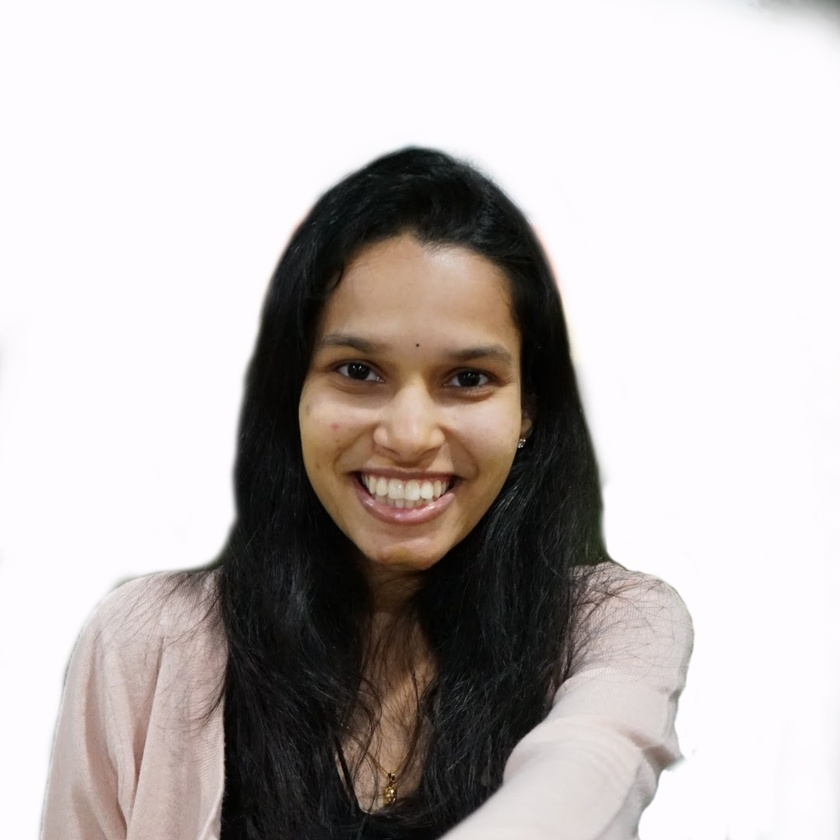
#> input picture image2.jpeg, 840 x 840 px, shrunk from 1080 x 1081 before the run, found by its file name
$ jupyter execute Task_1_2_Image_to_Pencil_Sketch_with_Python.ipynb
#> lines starting #> are read from the running program, lines starting #| are printed output that depends on the picture
<a href="https://colab.research.google.com/github/B1501/LGMVIP--DataScience-Task-1-2/blob/main/Task_1_2_Image_to_Pencil_Sketch_with_Python.ipynb" target="_parent"></a>

# **Importing the modules**

[cell 1]
import cv2
import matplotlib.pyplot as plt

# **Loading the original image**

[cell 2]
img_sketch = cv2.imread("/content/image2.jpeg")
#> img_sketch is the input picture: shape (840, 840, 3); mean B, G, R 182.9, 184.3, 190.4

# **Reading the original image in RGB Fomat**

[cell 3]
img_sketch = cv2.cvtColor(img_sketch,cv2.COLOR_BGR2RGB)
plt.figure(figsize=(7,7))
plt.imshow(img_sketch)
plt.axis("off")
plt.title("Original Image")
plt.show()

# **Converting Image to GrayScale**

[cell 4]
img_sketch_gray = cv2.cvtColor(img_sketch, cv2.COLOR_BGR2GRAY)
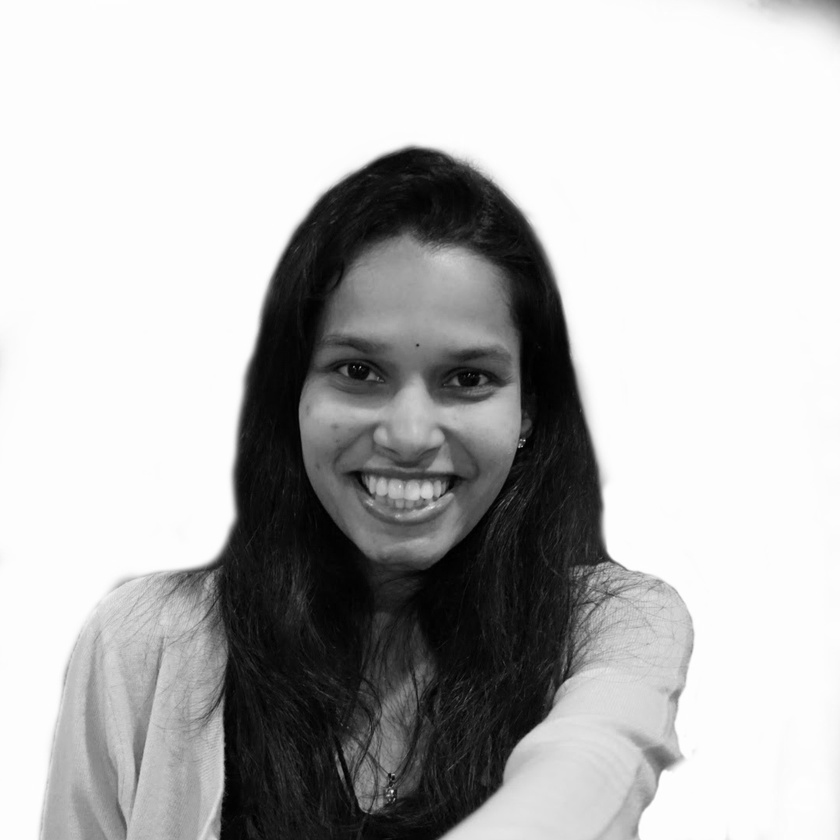
#> img_sketch_gray: shape (840, 840); min 0, max 255, mean 184.5
plt.figure(figsize=(7,7))
plt.imshow(img_sketch_gray,cmap="gray")
plt.axis("off")
plt.title("GrayScale Image")
plt.show()

# **Inverting the grayscale image**

[cell 5]
img_sketch_invert = cv2.bitwise_not(img_sketch_gray)
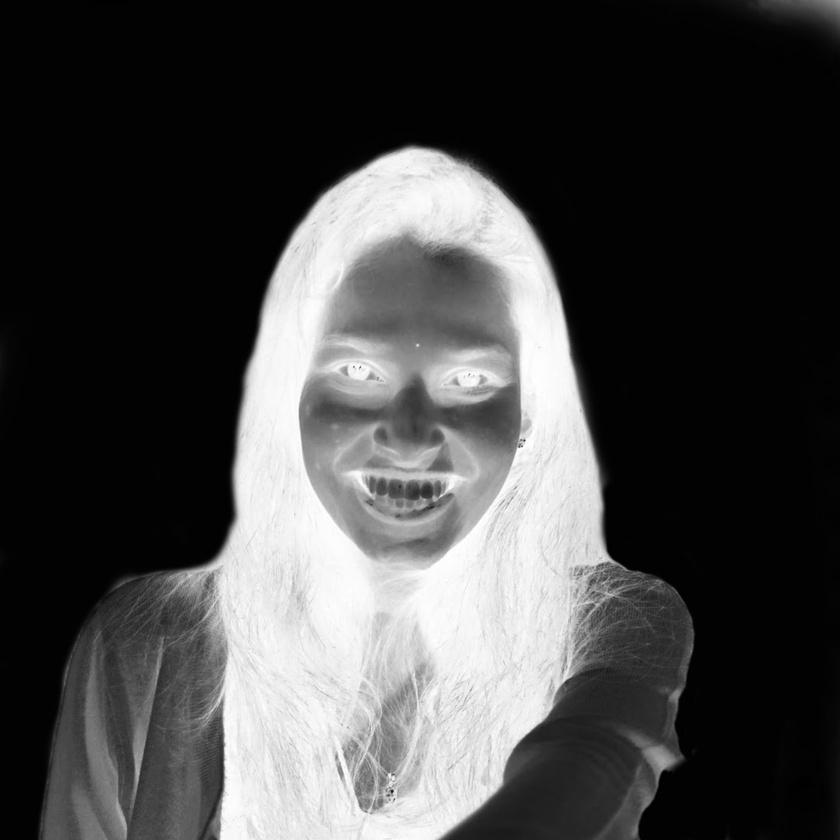
#> img_sketch_invert: shape (840, 840); min 0, max 255, mean 70.5
plt.figure(figsize=(7,7))
plt.imshow(img_sketch_invert,cmap="gray")
plt.axis("off")
plt.title("Inverted Image")
plt.show()

# **Smoothing the image**
we need to be make sure the sketch we obtain is less edgy and smooth.

[cell 6]
img_smoothing = cv2.GaussianBlur(img_sketch_invert, (21, 21),sigmaX=0, sigmaY=0)
plt.figure(figsize=(7,7))
plt.imshow(img_smoothing,cmap="gray")
plt.axis("off")
plt.title("Smoothen Image")
plt.show()

#**Final Image to Pencil Sketch**

[cell 7]
final_pencil_sketch = cv2.divide(img_sketch_gray, 255 - img_smoothing, scale=255)
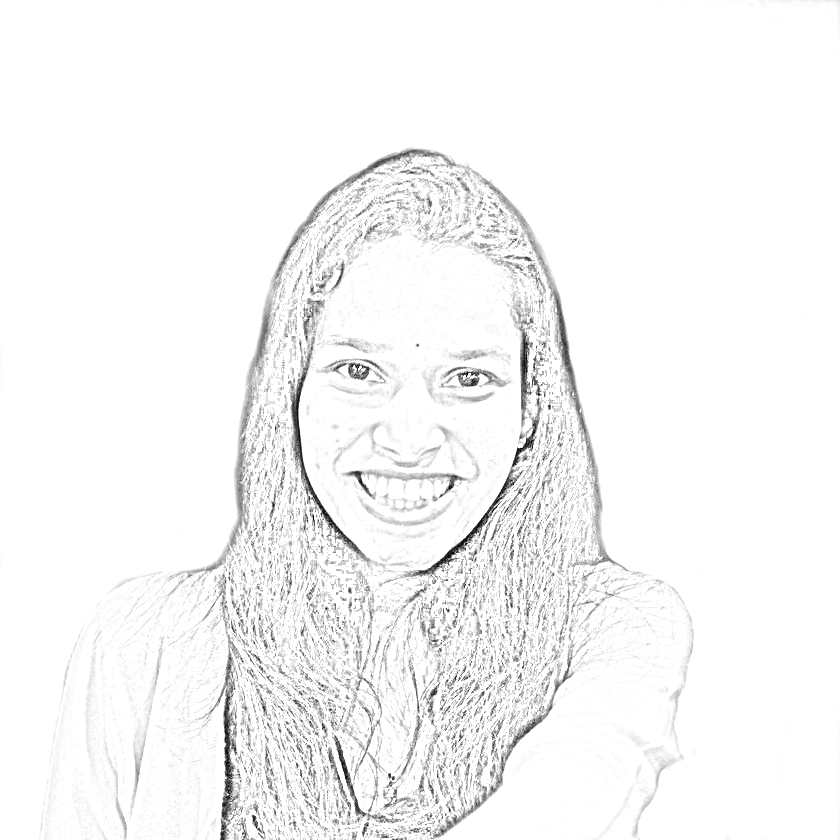
#> final_pencil_sketch: shape (840, 840); min 0, max 255, mean 246.2
plt.figure(figsize=(7,7))
plt.imshow(final_pencil_sketch,cmap="gray")
plt.axis("off")
plt.title("Final Sketch Image")
plt.show()

# **Final Output**
Displaying all the images in one frame using the subplots.

[cell 8]
plt.figure(figsize=(20,20))
plt.subplot(1,5,1)
plt.imshow(img_sketch)
plt.axis("off")
plt.title("Original Image with RGB format")
plt.subplot(1,5,2)
plt.imshow(img_sketch_gray,cmap="gray")
plt.axis("off")
plt.title("GrayScale Image")
plt.subplot(1,5,3)
plt.imshow(img_sketch_invert,cmap="gray")
plt.axis("off")
plt.title("Inverted Image")
plt.subplot(1,5,4)
plt.imshow(img_smoothing,cmap="gray")
plt.axis("off")
plt.title("Smoothen Image")
plt.subplot(1,5,5)
plt.imshow(final_pencil_sketch,cmap="gray")
plt.axis("off")
plt.title("Final Pencil Sketch Image")
plt.show()
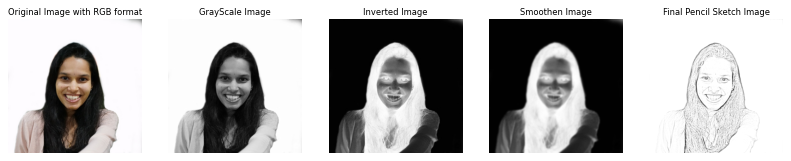
#> figure drawn by matplotlib, 5 panels
